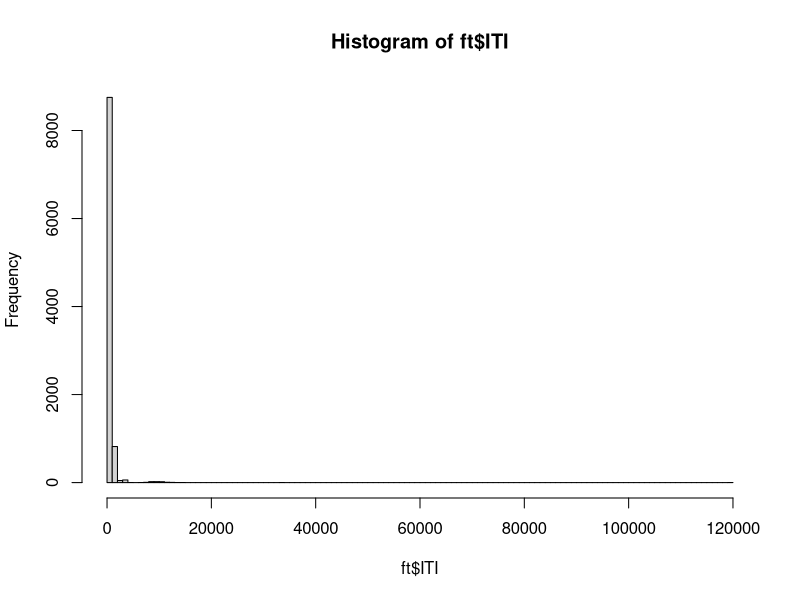
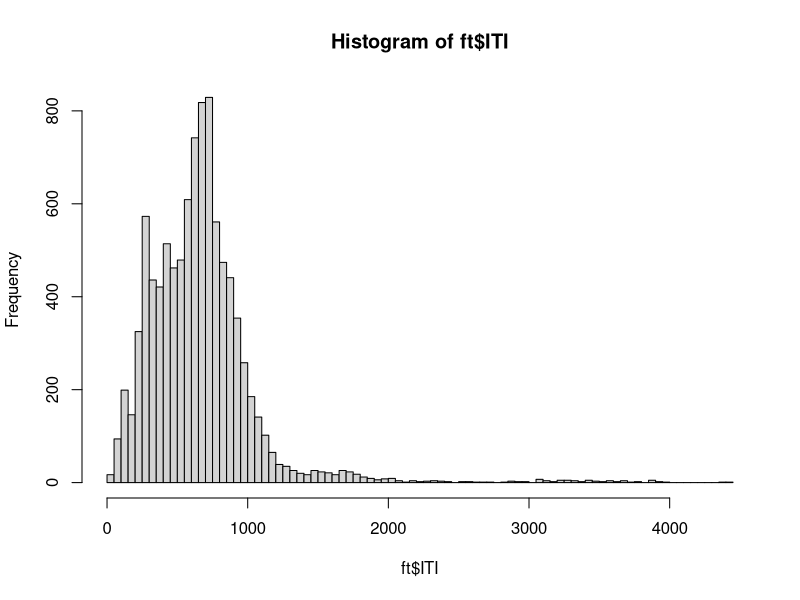

Write R code to recreate these figures, in order. (Note: this script raises an error after producing the figures.)
## ---- chunk 1
# empty workspace
rm(list=ls())
# before loading, make sure that a package is installed, otherwise install it with command 
# > install.packages("<package_name>")
library(lme4)
library(lmerTest)
library(glmmTMB)
library(effects)
library(ggplot2)
## ---- chunk 2
# I placed .csv files into a folder named "Data"
ft = read.csv("Data/FingerTapping.csv")
tp = read.csv("Data/TimePerception.csv")
## ---- chunk 3
head(ft)
head(tp)
## ---- chunk 4
ft = ft[ft$Trial != 1, ]
hist(ft$ITI, breaks=100)
## ---- chunk 5
ft = ft[abs((ft$ITI - mean(ft$ITI))/sd(ft$ITI)) < 3, ]
hist(ft$ITI, breaks=100)
## ---- chunk 6
# prepare factorial variables
ft$ID = factor(ft$ID)
ft$Emotion = factor(ft$Emotion, levels=c("Neutral","Negative","Positive"))

# actually fit the model
fit_ft = glmmTMB(
  ITI ~ Emotion + (Emotion|ID),
  dispformula = ~ Emotion,
  data = ft,
  family = Gamma(link="log")
)

# see summary of model coefficients
summary(fit_ft)

# plot predicted effects
plot(allEffects(fit_ft))
## ---- chunk 7
# inspect distribution of Retrospective estimates
hist(tp$Retro_Estimate)
## ---- chunk 8
# compute precision (error) of retrospective estimate
tp$Retro_Error = (tp$Retro_Estimate - 5) / 5
## ---- chunk 9
# prepare factorial variables
tp$ID = factor(tp$ID)
tp$Emotion = factor(tp$Emotion, levels=c("Neutral","Negative","Positive"))

# actually fit the model
fit_re = glmmTMB(
  Retro_Error ~ Emotion + (1|ID),
  dispformula = ~ Emotion,
  data = tp
)

# see summary of model coefficients
summary(fit_re)

# plot predicted effects
plot(allEffects(fit_re))
## ---- chunk 10
# inspect distribution of Prospective estimates
hist(tp$Prosp_Estimate)
## ---- chunk 11
tp$Prosp_Estimate[tp$Prosp_Estimate < 0] = NA
hist(tp$Prosp_Estimate)
## ---- chunk 12
# compute precision (error) of prospective estimate
tp$Prosp_Error = (tp$Prosp_Estimate - 60000) / 60000
## ---- chunk 13

fit_pro = glmmTMB(
  Prosp_Error ~ Emotion + (1|ID),
  dispformula = ~ Emotion,
  data = tp
)

# see summary of model coefficients
summary(fit_pro)

# plot predicted effects
plot(allEffects(fit_pro))
